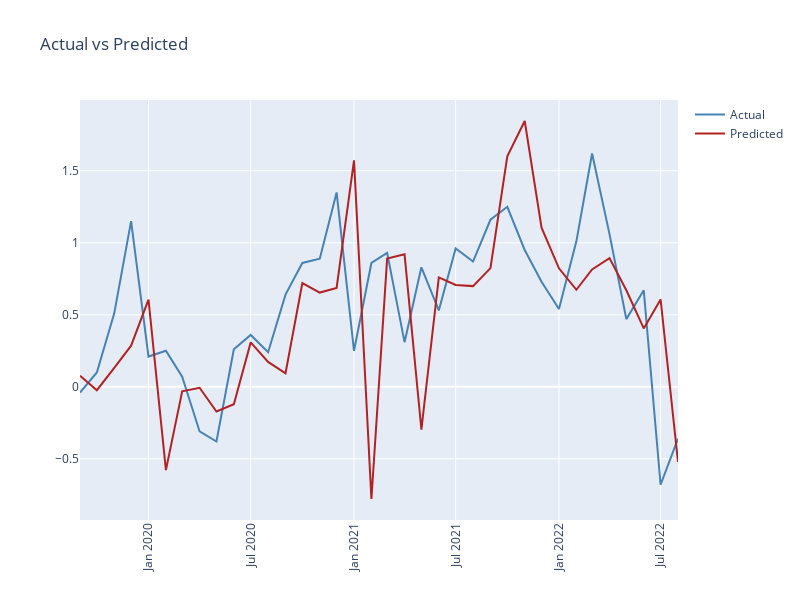

Notebook cell for this chart:
### Code cell
# Performance as measured by the Root Mean Squared Error
train_score = mean_squared_error(y_train, y_train_hat[:,0])
print('Train Score: %.2f MSE' % (train_score))
test_score = mean_squared_error(y_test, y_test_hat[:,0])
print('Test Score: %.2f MSE' % (test_score))

model_error = y_test - y_test_hat[:,0]
print('Mean Model Error: ', model_error.mean())

trace_1 = go.Scatter(
    x=df_lags[df_lags.index>'2019-08-01'].index,
    y=df_lags[df_lags.index>'2019-08-01']['IPCA'].values,
    name='Actual',
    marker=dict(color='SteelBlue')
    )

trace_2 = go.Scatter(
    x=df_lags[df_lags.index>'2019-08-01'].index,
    y=y_test_hat.reshape(y_test_hat.shape[0]),
    name='Predicted',
    marker=dict(color='Firebrick')
    )

fig_1 = make_subplots(specs=[[{"secondary_y": False}]])
fig_1.add_trace(trace_1)
fig_1.add_trace(trace_2,secondary_y=False)
fig_1['layout'].update(
    height=600,
    width=800,
    title='Actual vs Predicted',
    xaxis=dict(tickangle=-90),
    showlegend=True,
    )

iplot(fig_1)

### Figure 1 — Plotly figure (JSON) as saved in the notebook; plotly's stock layout.template omitted (floating-point values rounded to 4 significant figures)
{"data": [{"marker": {"color": "SteelBlue"}, "name": "Actual", "type": "scatter", "x": ["2019-09-01T00:00:00", "2019-10-01T00:00:00", "2019-11-01T00:00:00", "2019-12-01T00:00:00", "2020-01-01T00:00:00", "2020-02-01T00:00:00", "2020-03-01T00:00:00", "2020-04-01T00:00:00", "2020-05-01T00:00:00", "2020-06-01T00:00:00", "2020-07-01T00:00:00", "2020-08-01T00:00:00", "2020-09-01T00:00:00", "2020-10-01T00:00:00", "2020-11-01T00:00:00", "2020-12-01T00:00:00", "2021-01-01T00:00:00", "2021-02-01T00:00:00", "2021-03-01T00:00:00", "2021-04-01T00:00:00", "2021-05-01T00:00:00", "2021-06-01T00:00:00", "2021-07-01T00:00:00", "2021-08-01T00:00:00", "2021-09-01T00:00:00", "2021-10-01T00:00:00", "2021-11-01T00:00:00", "2021-12-01T00:00:00", "2022-01-01T00:00:00", "2022-02-01T00:00:00", "2022-03-01T00:00:00", "2022-04-01T00:00:00", "2022-05-01T00:00:00", "2022-06-01T00:00:00", "2022-07-01T00:00:00", "2022-08-01T00:00:00"], "y": [-0.04, 0.1, 0.51, 1.15, 0.21, 0.25, 0.07, -0.31, -0.38, 0.26, 0.36, 0.24, 0.64, 0.86, 0.89, 1.35, 0.25, 0.86, 0.93, 0.31, 0.83, 0.53, 0.96, 0.87, 1.16, 1.25, 0.95, 0.73, 0.54, 1.01, 1.62, 1.06, 0.47, 0.67, -0.68, -0.36]}, {"marker": {"color": "Firebrick"}, "name": "Predicted", "type": "scatter", "x": ["2019-09-01T00:00:00", "2019-10-01T00:00:00", "2019-11-01T00:00:00", "2019-12-01T00:00:00", "2020-01-01T00:00:00", "2020-02-01T00:00:00", "2020-03-01T00:00:00", "2020-04-01T00:00:00", "2020-05-01T00:00:00", "2020-06-01T00:00:00", "2020-07-01T00:00:00", "2020-08-01T00:00:00", "2020-09-01T00:00:00", "2020-10-01T00:00:00", "2020-11-01T00:00:00", "2020-12-01T00:00:00", "2021-01-01T00:00:00", "2021-02-01T00:00:00", "2021-03-01T00:00:00", "2021-04-01T00:00:00", "2021-05-01T00:00:00", "2021-06-01T00:00:00", "2021-07-01T00:00:00", "2021-08-01T00:00:00", "2021-09-01T00:00:00", "2021-10-01T00:00:00", "2021-11-01T00:00:00", "2021-12-01T00:00:00", "2022-01-01T00:00:00", "2022-02-01T00:00:00", "2022-03-01T00:00:00", "2022-04-01T00:00:00", "2022-05-01T00:00:00", "2022-06-01T00:00:00", "2022-07-01T00:00:00", "2022-08-01T00:00:00"], "xaxis": "x", "y": [0.07729, -0.02354, 0.1313, 0.2853, 0.6047, -0.5788, -0.03171, -0.006697, -0.1714, -0.1212, 0.3085, 0.1725, 0.09391, 0.7205, 0.6543, 0.6868, 1.572, -0.779, 0.8902, 0.9201, -0.2966, 0.7596, 0.7071, 0.6991, 0.8245, 1.6, 1.846, 1.104, 0.8229, 0.6739, 0.815, 0.8934, 0.6704, 0.4052, 0.6064, -0.5217], "yaxis": "y"}], "layout": {"height": 600, "showlegend": true, "title": {"text": "Actual vs Predicted"}, "width": 800, "xaxis": {"anchor": "y", "domain": [0, 1], "tickangle": -90}, "yaxis": {"anchor": "x", "domain": [0, 1]}}}
